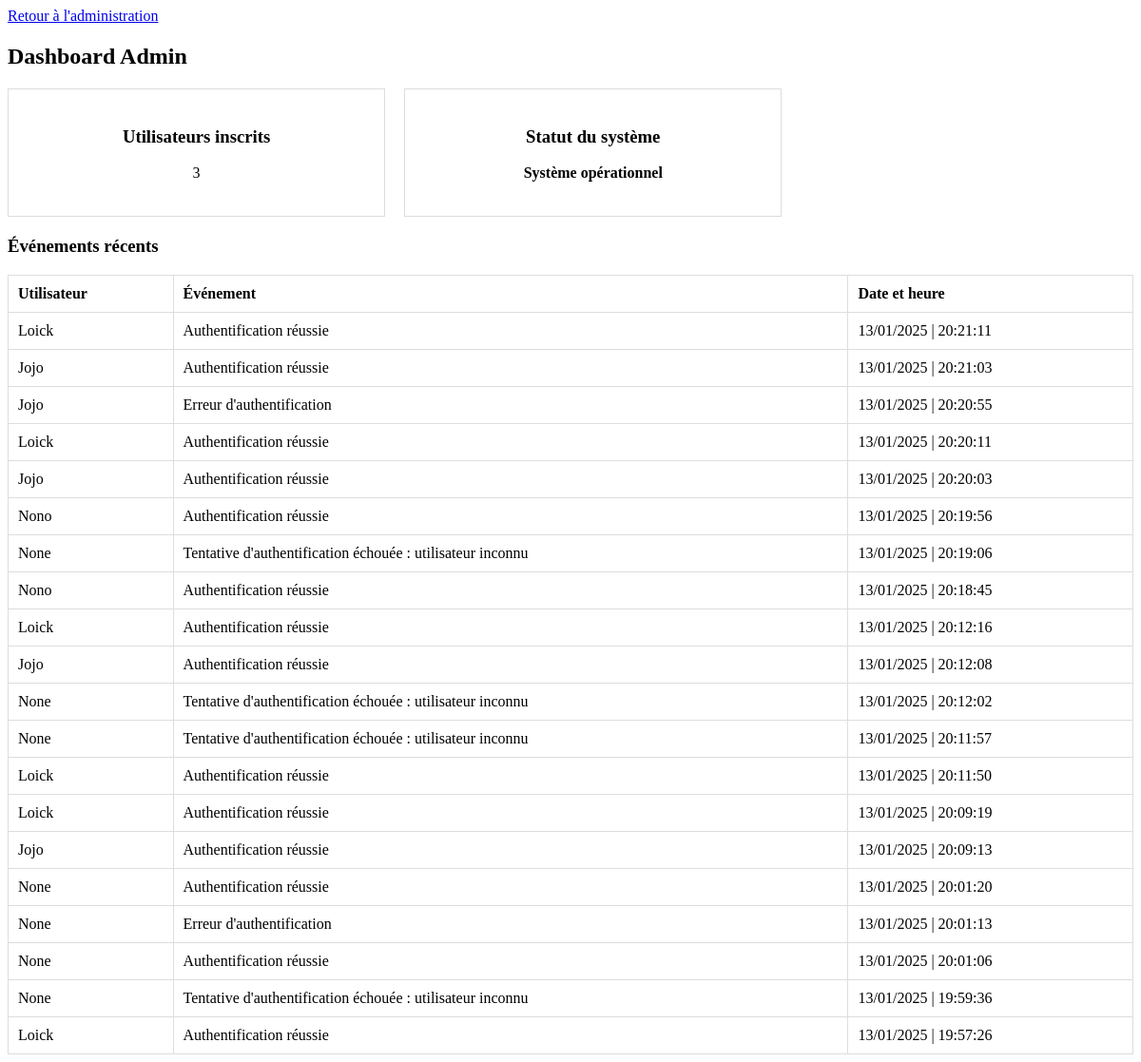
Page /admin/dashboard (signed in) on the earlier database version.
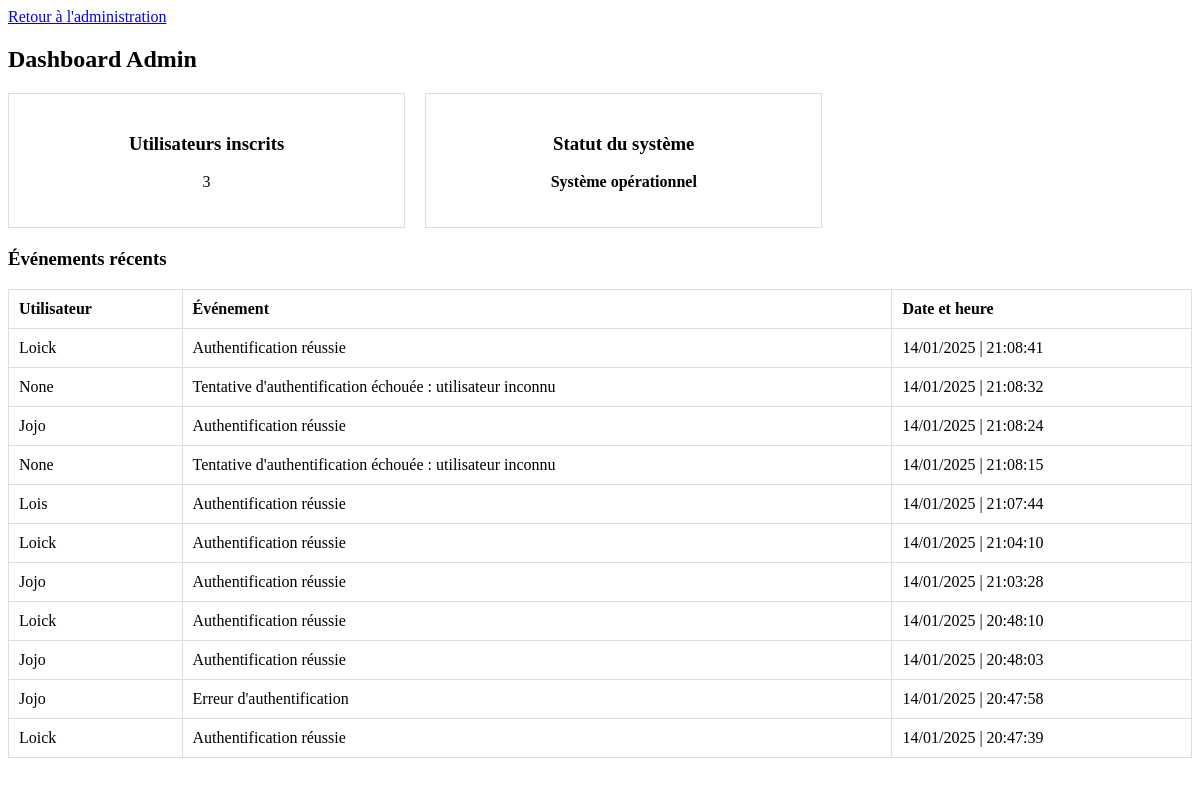
Same page on the later database version.
### tables this page shows
CREATE TABLE events (
        id INTEGER PRIMARY KEY,
        user_id INTEGER,
        event TEXT,
        timestamp TIMESTAMP DEFAULT (DATETIME('now', 'localtime')),
        FOREIGN KEY(user_id) REFERENCES users(id)
    );

CREATE TABLE users (
        id INTEGER PRIMARY KEY, 
        name VARCHAR(255) NOT NULL UNIQUE,
        password VARCHAR(255) NOT NULL,
        role VARCHAR(50) NOT NULL DEFAULT 'user'
    );

### Backend/app.py (the view)
@app.route('/admin/dashboard')
def dashboard():
    if 'role' not in session or session['role'] != 'admin':
        flash("Accès interdit.", 'error')
        return redirect(url_for('login'))
    users_count = get_all_users_count()
    system_status = check_system_status()
    recent_events = get_recent_events()
    return render_template('admin_dashboard.html', users_count=users_count, system_status=system_status, recent_events=recent_events)

### Backend/database.py (called while the page is built)
def get_all_users_count():
    with db.connect() as conn:
        result = conn.execute(text("SELECT COUNT(*) FROM users"))
        return result.scalar()  # Renvoie le nombre d'utilisateurs

def check_system_status():
    try:
        with db.connect() as conn:
            conn.execute(text("SELECT 1"))
        return "Système opérationnel"
    except Exception as e:
        return f"Erreur : {str(e)}"

def get_recent_events():
    with db.connect() as conn:
        result = conn.execute(text("SELECT events.event, strftime('%d/%m/%Y | %H:%M:%S', events.timestamp) AS formatted_timestamp, users.name AS user_name FROM events LEFT JOIN users ON events.user_id = users.id ORDER BY events.timestamp DESC LIMIT 20;")).fetchall()
        return [dict(row) for row in result]

### Frontend/templates/admin_dashboard.html (shortened to what this page needs)
<!DOCTYPE html>
<html lang="fr">
<head>
</head>
<a href="/admin" class="btn-back">Retour à l'administration</a>
<body>
    <h2>Dashboard Admin</h2>
    <div class="dashboard">
        <div class="dashboard-item">
            <h3>Utilisateurs inscrits</h3>
            <p>{{ users_count }}</p>
        </div>
        <div class="dashboard-item">
            <h3>Statut du système</h3>
            <p class="status">{{ system_status }}</p>
        </div>
    </div>
    <div class="recent-events">
        <h3>Événements récents</h3>
        <table>
            <thead>
                <tr>
                    <th>Utilisateur</th>
                    <th>Événement</th>
                    <th>Date et heure</th>
                </tr>
            </thead>
            <tbody>
                {% for event in recent_events %}
                    <tr>
                        <td>{{ event['user_name'] }}</td>
                        <td>{{ event['event'] }}</td>
                        <td>{{ event['formatted_timestamp'] }}</td>
                    </tr>
                {% endfor %}
            </tbody>
        </table>
    </div>
</body>
</html>

Differences in the rows shown:
removed events: user_name "Loick", event "Authentification réussie", formatted_timestamp "13/01/2025 | 20:21:11"
removed events: user_name "Jojo", event "Authentification réussie", formatted_timestamp "13/01/2025 | 20:21:03"
removed events: user_name "Jojo", event "Erreur d'authentification", formatted_timestamp "13/01/2025 | 20:20:55"
removed events: user_name "Loick", event "Authentification réussie", formatted_timestamp "13/01/2025 | 20:20:11"
removed events: user_name "Jojo", event "Authentification réussie", formatted_timestamp "13/01/2025 | 20:20:03"
removed events: user_name "Nono", event "Authentification réussie", formatted_timestamp "13/01/2025 | 20:19:56"
removed events: user_name "None", event "Tentative d'authentification échouée : utilisateur inconnu", formatted_timestamp "13/01/2025 | 20:19:06"
removed events: user_name "Nono", event "Authentification réussie", formatted_timestamp "13/01/2025 | 20:18:45"
removed events: user_name "Loick", event "Authentification réussie", formatted_timestamp "13/01/2025 | 20:12:16"
removed events: user_name "Jojo", event "Authentification réussie", formatted_timestamp "13/01/2025 | 20:12:08"
removed events: user_name "None", event "Tentative d'authentification échouée : utilisateur inconnu", formatted_timestamp "13/01/2025 | 20:12:02"
removed events: user_name "None", event "Tentative d'authentification échouée : utilisateur inconnu", formatted_timestamp "13/01/2025 | 20:11:57"
removed events: user_name "Loick", event "Authentification réussie", formatted_timestamp "13/01/2025 | 20:11:50"
removed events: user_name "Loick", event "Authentification réussie", formatted_timestamp "13/01/2025 | 20:09:19"
removed events: user_name "Jojo", event "Authentification réussie", formatted_timestamp "13/01/2025 | 20:09:13"
removed events: user_name "None", event "Authentification réussie", formatted_timestamp "13/01/2025 | 20:01:20"
removed events: user_name "None", event "Erreur d'authentification", formatted_timestamp "13/01/2025 | 20:01:13"
removed events: user_name "None", event "Authentification réussie", formatted_timestamp "13/01/2025 | 20:01:06"
removed events: user_name "None", event "Tentative d'authentification échouée : utilisateur inconnu", formatted_timestamp "13/01/2025 | 19:59:36"
changed events (number 1 of 11 on the later page): formatted_timestamp "13/01/2025 | 19:57:26" → "14/01/2025 | 21:08:41"
now on this page (row edited): events: user_name "None", event "Tentative d'authentification échouée : utilisateur inconnu", formatted_timestamp "14/01/2025 | 21:08:32"
now on this page (row edited): events: user_name "Jojo", event "Authentification réussie", formatted_timestamp "14/01/2025 | 21:08:24"
now on this page (row edited): events: user_name "None", event "Tentative d'authentification échouée : utilisateur inconnu", formatted_timestamp "14/01/2025 | 21:08:15"
now on this page (row edited): events: user_name "Lois", event "Authentification réussie", formatted_timestamp "14/01/2025 | 21:07:44"
now on this page (row edited): events: user_name "Loick", event "Authentification réussie", formatted_timestamp "14/01/2025 | 21:04:10"
now on this page (row edited): events: user_name "Jojo", event "Authentification réussie", formatted_timestamp "14/01/2025 | 21:03:28"
now on this page (row edited): events: user_name "Loick", event "Authentification réussie", formatted_timestamp "14/01/2025 | 20:48:10"
now on this page (row edited): events: user_name "Jojo", event "Authentification réussie", formatted_timestamp "14/01/2025 | 20:48:03"
now on this page (row edited): events: user_name "Jojo", event "Erreur d'authentification", formatted_timestamp "14/01/2025 | 20:47:58"
now on this page (row edited): events: user_name "Loick", event "Authentification réussie", formatted_timestamp "14/01/2025 | 20:47:39"
